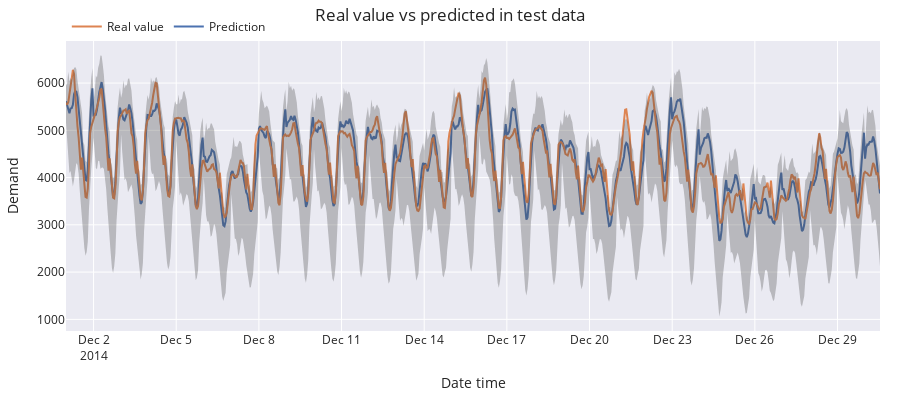

The notebook cell saved with this chart:
### Code cell
# Predicted interval coverage (on test data)
# ==============================================================================
inside_interval = np.where(
                      (data.loc[end_validation:, 'Demand'] >= predictions["lower_bound"]) & \
                      (data.loc[end_validation:, 'Demand'] <= predictions["upper_bound"]),
                      True,
                      False 
                  )

coverage = inside_interval.mean()
print(f"Predicted interval coverage: {round(100*coverage, 2)} %")

# Area of the interval
# ==============================================================================
area = predictions['upper_bound'] - predictions['lower_bound']
area = area.sum()
print(f"Total area of the interval: {round(area, 2)}")

# Ploc
# ==============================================================================
plot_predicted_intervals(
    predictions=predictions,
    y_true=data_test,
    target_variable='Demand',
)

### Figure 1 — Plotly figure (JSON) as saved in the notebook; plotly's stock layout.template omitted (floating-point values rounded to 4 significant figures; data arrays with more than 128 entries replaced by an {"elided": "..."} marker saying what was removed)
{"data": [{"mode": "lines", "name": "Prediction", "type": "scatter", "x": {"elided": "710 str values"}, "y": {"elided": "710 float values"}}, {"mode": "lines", "name": "Real value", "type": "scatter", "x": {"elided": "710 str values"}, "y": {"elided": "710 float values"}}, {"line": {"width": 0}, "marker": {"color": "#444"}, "mode": "lines", "name": "Upper Bound", "showlegend": false, "type": "scatter", "x": {"elided": "710 str values"}, "y": {"elided": "710 float values"}}, {"fill": "tonexty", "fillcolor": "rgba(68, 68, 68, 0.3)", "line": {"width": 0}, "marker": {"color": "#444"}, "mode": "lines", "name": "Lower Bound", "showlegend": false, "type": "scatter", "x": {"elided": "710 str values"}, "y": {"elided": "710 float values"}}], "layout": {"height": 400, "hovermode": "x", "legend": {"orientation": "h", "x": 0.001, "xanchor": "left", "y": 1.1, "yanchor": "top"}, "margin": {"b": 20, "l": 20, "r": 20, "t": 35}, "title": {"text": "Real value vs predicted in test data"}, "width": 900, "xaxis": {"title": {"text": "Date time"}}, "yaxis": {"title": {"text": "Demand"}}}}
